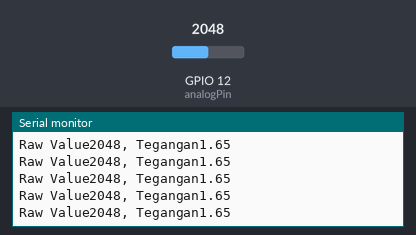
A sketch run on a simulated ESP32. On the bench: the last lines printed to the serial monitor. The inputs (shaded band) are chosen by the test bench; at power-on: GPIO 12 (analogPin) = 2048.

Above: at 1.2 s.
1.3 s: GPIO 12 (analogPin) set to 2866
At 2.1 s:
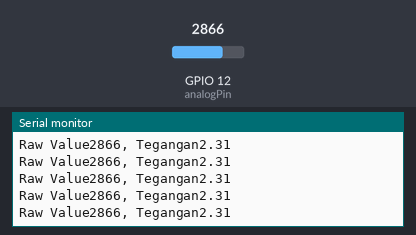
2.8 s: GPIO 12 (analogPin) set to 3603
At 3.3 s:
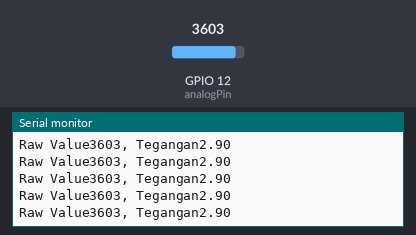
Timing chart, 0 to 5.8 s (numbered marks = the images above; inputs shaded):
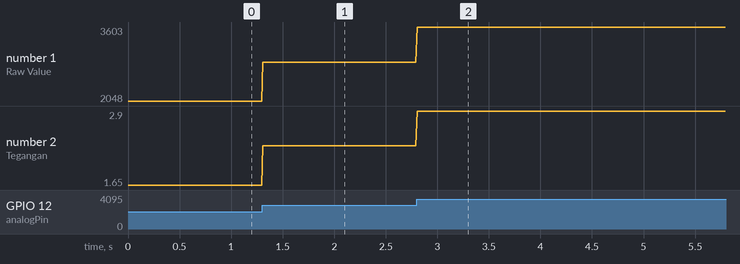

The sketch:

ADC.ino
```cpp
int analogValue=0;      //
int analogPin  =12;     //menggunakan GPIO 12 ESP32
float tegangan = 0;     //gfag

void setup()
{
  Serial.begin(115200);
  Serial.println("Hello, ESP32!");
}

void loop()
{
  analogValue = analogRead(analogPin);  //Membaca nilai analog Potensio
  Serial.print("Raw Value");
  Serial.print(analogValue);
  tegangan = analogValue*(3.3/4095);    //Nilai ADC dengan resolusi 12bit dengan representasi pada 3.3 volt
  Serial.print(", Tegangan");
  Serial.println(tegangan);
  delay(10);
}
```

Measured:
- after the input at 1.3 s, the serial monitor: prints a new line at once (image 1)
- after the input at 2.8 s, the serial monitor: prints a new line at once (image 2)
- plotted number 1: 2048 → 2866 after the input at 1.3 s, 2866 → 3603 after the input at 2.8 s
- plotted number 2: 1.65 → 2.31 after the input at 1.3 s, 2.31 → 2.9 after the input at 2.8 s
